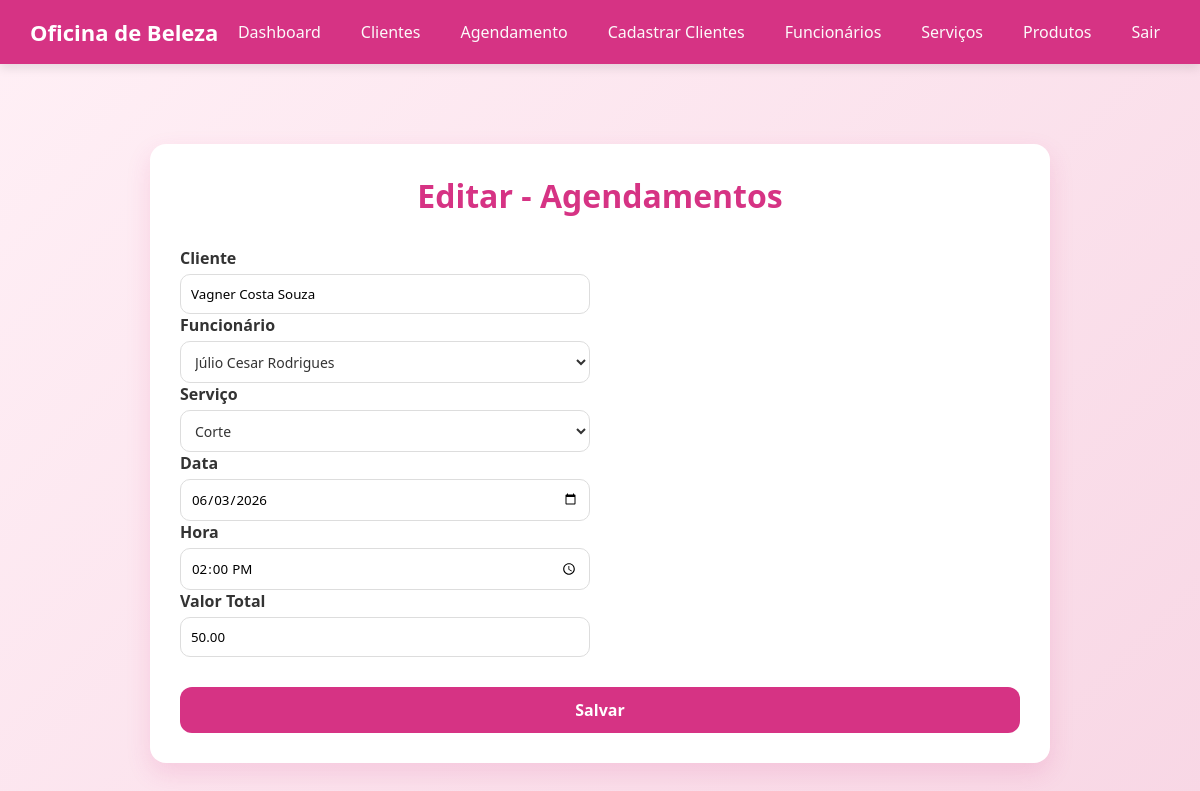
/editar-agendamento.php?id=3, run on an earlier commit of the app's database.
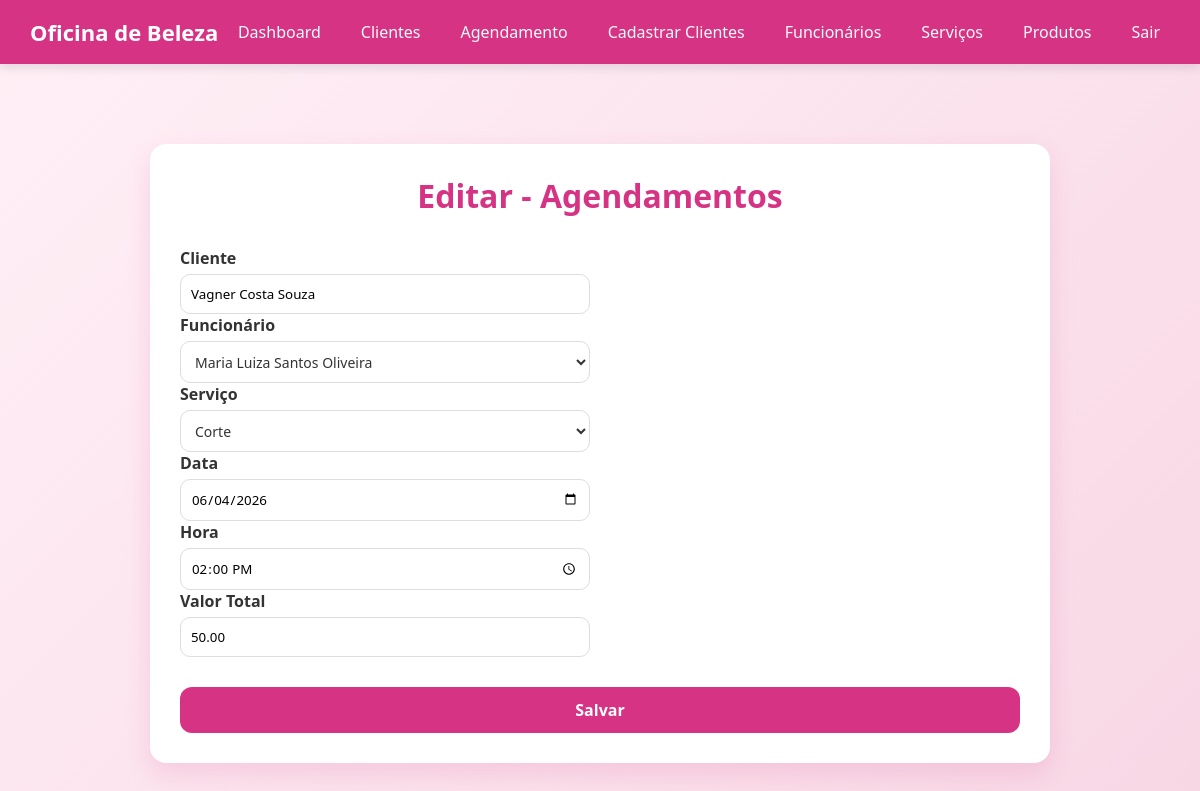
And on a later commit of the database.
### tables this page shows
CREATE TABLE IF NOT EXISTS `tb_agendamento` (
  `id` int(11) NOT NULL AUTO_INCREMENT,
  `id_cliente` int(11) NOT NULL,
  `id_funcionario` int(11) NOT NULL,
  `id_servico` int(11) NOT NULL,
  `data` date NOT NULL DEFAULT current_timestamp(),
  `hora` time NOT NULL DEFAULT current_timestamp(),
  `valor` decimal(10,2) NOT NULL,
  `status` enum('Cancelar','Confirmar','Concluído') NOT NULL,
  PRIMARY KEY (`id`),
  KEY `fk_id_cliente` (`id_cliente`),
  KEY `fk_id_funcionario` (`id_funcionario`),
  KEY `fk_id_servico` (`id_servico`),
  CONSTRAINT `fk_id_cliente` FOREIGN KEY (`id_cliente`) REFERENCES `tb_cliente` (`id`) ON DELETE NO ACTION ON UPDATE NO ACTION,
  CONSTRAINT `fk_id_funcionario` FOREIGN KEY (`id_funcionario`) REFERENCES `tb_funcionario` (`id`) ON DELETE NO ACTION ON UPDATE NO ACTION,
  CONSTRAINT `fk_id_servico` FOREIGN KEY (`id_servico`) REFERENCES `tb_servico` (`id`) ON DELETE NO ACTION ON UPDATE NO ACTION
);

CREATE TABLE IF NOT EXISTS `tb_funcionario` (
  `id` int(11) NOT NULL AUTO_INCREMENT,
  `nome` varchar(200) NOT NULL,
  `email` varchar(200) NOT NULL,
  `telefone` varchar(15) NOT NULL,
  `senha` varchar(200) NOT NULL,
  `token` varchar(50) DEFAULT NULL,
  `data_cadastro` datetime NOT NULL DEFAULT current_timestamp(),
  `status` enum('ativo','inativo') NOT NULL DEFAULT 'ativo',
  PRIMARY KEY (`id`),
  UNIQUE KEY `email` (`email`)
);

CREATE TABLE IF NOT EXISTS `tb_cliente` (
  `id` int(11) NOT NULL AUTO_INCREMENT,
  `nome` varchar(200) NOT NULL,
  `data_nascimento` date NOT NULL,
  `endereco` varchar(150) NOT NULL,
  `email` varchar(200) NOT NULL,
  `telefone` varchar(15) NOT NULL,
  `cidade` varchar(150) NOT NULL,
  `estado` varchar(100) NOT NULL,
  `data_cadastro` datetime NOT NULL DEFAULT current_timestamp(),
  `status` enum('ativo','inativo') NOT NULL,
  PRIMARY KEY (`id`),
  UNIQUE KEY `email` (`email`)
);

CREATE TABLE IF NOT EXISTS `tb_servico` (
  `id` int(11) NOT NULL AUTO_INCREMENT,
  `nome_servico` varchar(200) NOT NULL,
  `descricao` text NOT NULL,
  `preco` decimal(10,2) NOT NULL,
  `duracao` varchar(50) NOT NULL,
  `categoria` enum('Cabelo','Unha','Sobrancelha','Maquiagem') NOT NULL,
  `data_cadastro` datetime NOT NULL DEFAULT current_timestamp(),
  `status` enum('ativo','inativo') NOT NULL DEFAULT 'ativo',
  PRIMARY KEY (`id`)
);

### backend/funcoes.php (called while the page is built, shortened)
<?php
require_once 'conexao.php';
function listarFuncionario()
{
    global $conexao;
    try {
        $sql = "SELECT * FROM tb_funcionario";
        $comando = $conexao->prepare($sql);
        $comando->execute();
        return $comando->fetchAll(PDO::FETCH_ASSOC);
    } catch (PDOException $erro) {
        error_log($erro->getMessage());
        echo "Não foi possível executar a função";
    }
}
function listarServico()
{
    global $conexao;
    try {
        $sql = "SELECT * FROM tb_servico";
        $comando = $conexao->prepare($sql);
        $comando->execute();
        return $comando->fetchAll(PDO::FETCH_ASSOC);
    } catch (PDOException $erro) {
        error_log($erro->getMessage());
        echo "Não foi possível executar a função";
    }
}
function listarAgendamentoDados($id)
{
    global $conexao;
    try {
        $sql = "SELECT
            tb_agendamento.*,
            tb_cliente.nome,
            tb_funcionario.nome as funcionario,
            tb_servico.nome_servico
        FROM tb_agendamento
        INNER JOIN tb_cliente ON tb_cliente.id = tb_agendamento.id_cliente
        INNER JOIN tb_funcionario ON tb_funcionario.id = tb_agendamento.id_funcionario
        INNER JOIN tb_servico ON tb_servico.id = tb_agendamento.id_servico
        WHERE tb_agendamento.id=$id";
        $comando = $conexao->prepare($sql);
        $comando->execute();
        return $comando->fetchAll(PDO::FETCH_ASSOC);
    } catch (PDOException $erro) {
        echo "Erro ao conectar no banco de dados" . $erro->getMessage();
    }
}

### editar-agendamento.php (the view, shortened to what this page needs)
<?php
require_once 'backend/funcoes.php';
$id = $_GET['id'];
$agendamentos = listarAgendamentoDados($id);
$funcionarios = listarFuncionario();
$servicos = listarServico();
?>
<!DOCTYPE html>
<html lang="pt-br">
<head>
    <link rel="stylesheet" href="assets/css/funcionario/funcionario.css">
</head>
<body>
    <?php require_once 'includes/header.php';
    ?>
    <div class="container">
        <h1>Editar - Agendamentos</h1>
        <form action="backend/atualizar-agendamentos.php?id=<?php echo $agendamentos[0]['id']; ?>" method="post">
            <div class="form-grid">
                <div class="input-group">
                    <label>Cliente</label>
                    <input value="<?php echo $agendamentos[0]['nome']; ?>" type="text" name="cliente" id="cliente" readonly>
                </div>
                <div class="input-group">
                    <label>Funcionário</label>
                    <select name="id_funcionario" id="id_funcionario" required>
                        <?php foreach ($funcionarios as $funcionario): ?>
                            <option value="<?php echo $funcionario['id']; ?>" <?php echo $agendamentos[0]['id_funcionario'] == $funcionario['id'] ? 'selected' : '' ?>><?php echo $funcionario['nome']; ?></option>
                        <?php endforeach; ?>
                    </select>
                </div>
                <div class="input-group">
                    <label>Serviço</label>
                    <select name="id_servico" id="id_servico" required>
                        <?php foreach ($servicos as $servico): ?>
                            <option value="<?php echo $servico['id']; ?>" <?php echo $agendamentos[0]['id_servico'] == $servico['id'] ? 'selected' : '' ?>><?php echo $servico['nome_servico']; ?></option>
                        <?php endforeach; ?>
                    </select>
                </div>
                <div class="input-group">
                    <label>Data</label>
                    <input value="<?php echo $agendamentos[0]['data']; ?>" type="date" name="data" id="data">
                </div>
                <div class="input-group">
                    <label>Hora</label>
                    <input value="<?php echo $agendamentos[0]['hora']; ?>" type="time" name="hora" id="hora">
                </div>
                <div class="input-group">
                    <label>Valor Total</label>
                    <input value="<?php echo $agendamentos[0]['valor']; ?>" type="number" name="valor" id="valor">
                </div>
            </div>
            <input type="submit" value="Salvar">
        </form>
    </div>
</body>
</html>

What changed in the data, as far as the page shows it:
changed tb_agendamento "Vagner Costa Souza": id_funcionario "Júlio Cesar Rodrigues" → "Maria Luiza Santos Oliveira"; data "06/03/2026" → "06/04/2026"
